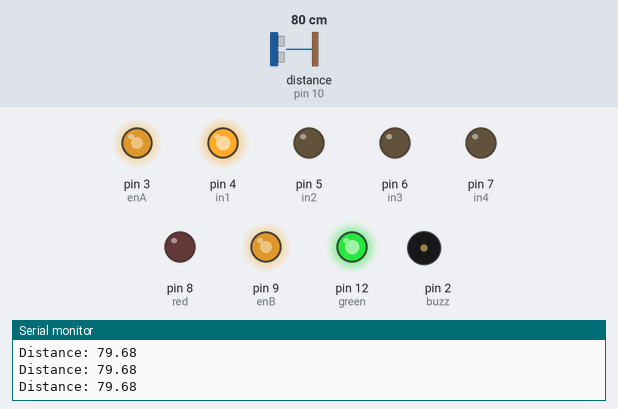
The sketch below on a simulated Arduino Uno, built with avr-gcc and run on an emulated ATmega328P. Shown: output pins drawn as LEDs (lit = HIGH), buzzer (waves = sounding, pin HIGH), the last lines printed to the serial monitor. Wiring (inferred from the names in the program): ultrasonic range finder: trigger pin 11; echo pin 10. Dashed ring = blinking. The inputs (shaded band) are chosen by the test bench; at power-on: distance to the obstacle (sensor on pin 10) 80 cm. The echo pulse lasts 58.3 µs per cm; pins used as bus, display or sensor lines are not drawn.

Above: at 1.2 s.
1.3 s: distance to the obstacle (sensor on pin 10) set to 29 cm
4.3 s: distance to the obstacle (sensor on pin 10) set to 23 cm
At 5.02 s:
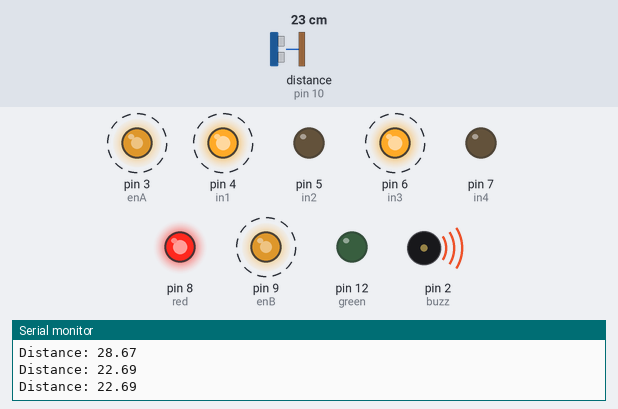
7.3 s: distance to the obstacle (sensor on pin 10) set to 35 cm
At 8.5 s:
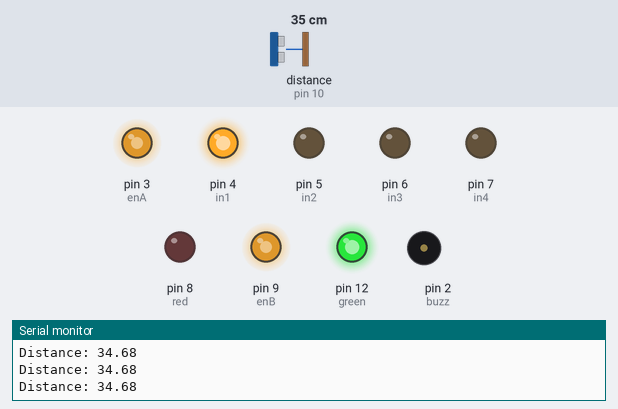
8.8 s: distance to the obstacle (sensor on pin 10) set to 2 cm
At 9.01 s:
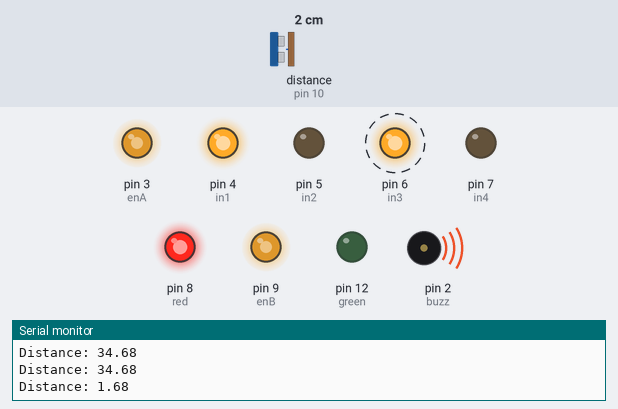
Timing chart, 0 to 12.8 s (numbered marks = the images above; inputs shaded):
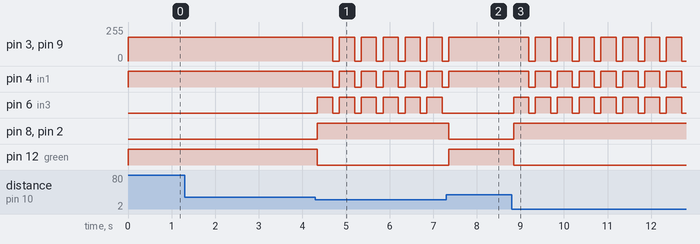

The sketch:

car_ultrasonic.ino
```cpp
int in1 = 4, in2 = 5;
int in3 = 6, in4 = 7;

int enA = 3, enB = 9;
int trig = 11, echo = 10;

int red = 8, green = 12;
int buzz = 2;

float distance = 0;

void setup() {
  pinMode(in1, OUTPUT); pinMode(in2, OUTPUT);
  pinMode(in3, OUTPUT); pinMode(in4, OUTPUT);
  pinMode(enA, OUTPUT); pinMode(enB, OUTPUT);

  pinMode(red, OUTPUT); pinMode(green, OUTPUT);
  pinMode(buzz, OUTPUT);

  pinMode(trig, OUTPUT); pinMode(echo, INPUT);

  digitalWrite(trig, LOW);
  Serial.begin(9600);
}

void loop() {
  distance = ultrasonic();

  Serial.print("Distance: ");
  Serial.println(distance);

  if (distance < 25) {
    digitalWrite(buzz, HIGH);
    digitalWrite(red, HIGH);
    digitalWrite(green, LOW);

    right();
    delay(350);
    stop();
    delay(100);
  } else {
    digitalWrite(buzz, LOW);
    digitalWrite(red, LOW);
    digitalWrite(green, HIGH);

    forward();
  }

  delay(50);
}

void forward() {
  digitalWrite(in1, HIGH); digitalWrite(in2, LOW);
  // digitalWrite(in3, LOW); digitalWrite(in4, HIGH);


  analogWrite(enA, 180);
  analogWrite(enB, 180);
}

void right() {
  digitalWrite(in1, HIGH); digitalWrite(in2, LOW);
  digitalWrite(in3, HIGH);  digitalWrite(in4, LOW);
  analogWrite(enA, 180);
  analogWrite(enB, 180);
}

void stop() {
  digitalWrite(in1, LOW); digitalWrite(in2, LOW);
  digitalWrite(in3, LOW); digitalWrite(in4, LOW);
  analogWrite(enA, 0);
  analogWrite(enB, 0);
}

float ultrasonic() {
  digitalWrite(trig, LOW);
  delayMicroseconds(2);
  digitalWrite(trig, HIGH);
  delayMicroseconds(10);
  digitalWrite(trig, LOW);

  // 30,000 us timeout ≈ ~5 meters max distance
  long duration = pulseIn(echo, HIGH, 30000);

  if (duration == 0) {
    return 999; // "no echo" => treat as far away
  }

  return (duration * 0.0343) / 2.0;
}
```

Measured:
- the behaviour switches between 26 and 25 cm on distance to the obstacle (sensor on pin 10) (found by bisection; images 0 and 1)
- after the input at 4.3 s, pin 3 (enA): alternates 180/255 for 0.35 s and 0/255 for 0.15 s, starting after 0.39 s; pin 4 (in1): alternates HIGH for 0.35 s and LOW for 0.15 s, starting after 0.39 s
- after the input at 7.3 s, pin 3 (enA), pin 9 (enB): goes on until 7.4 s, then stays 180/255; pin 4 (in1): goes on until 7.4 s, then stays HIGH; pin 6 (in3): stops changing and stays LOW; pin 8 (red), pin 2 (buzz): HIGH → LOW after 0.06 s; pin 12 (green): LOW → HIGH after 0.06 s
- after the input at 8.8 s, pin 3 (enA): alternates 180/255 for 0.35 s and 0/255 for 0.15 s, starting after 0.39 s; pin 4 (in1): alternates HIGH for 0.35 s and LOW for 0.15 s, starting after 0.39 s
